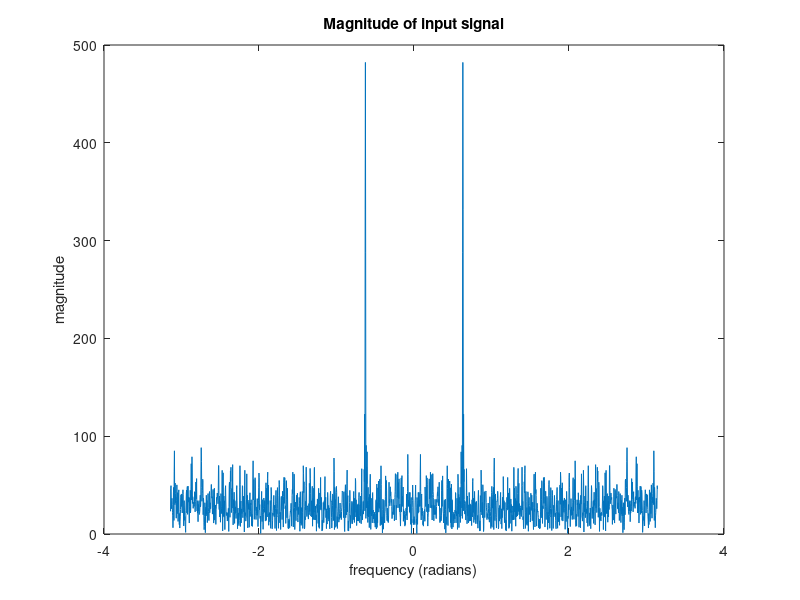
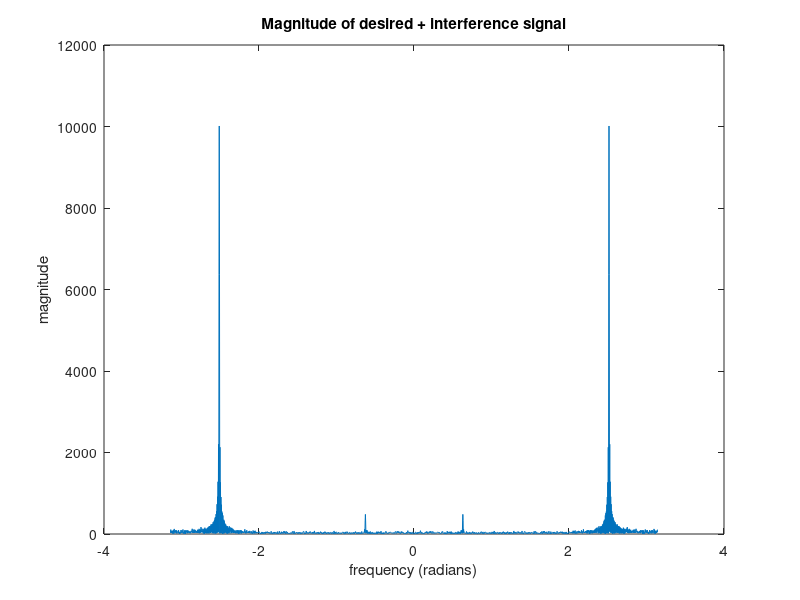
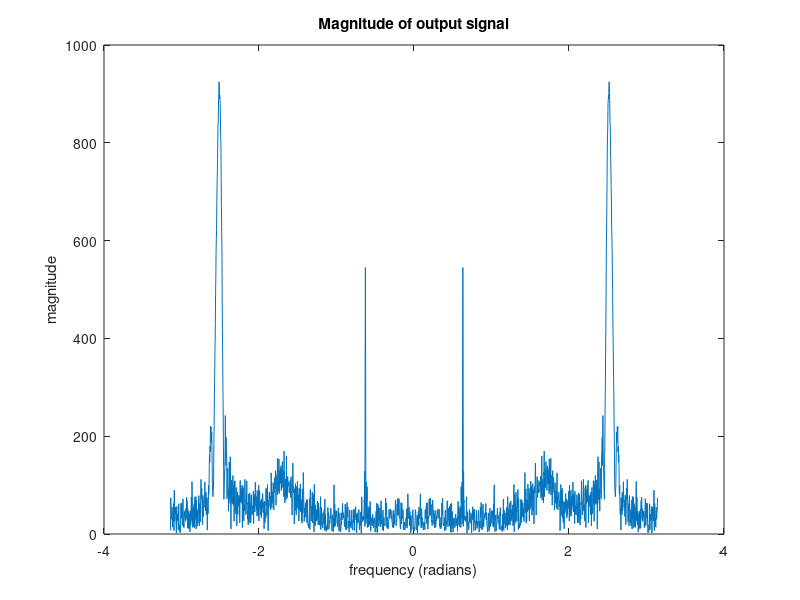
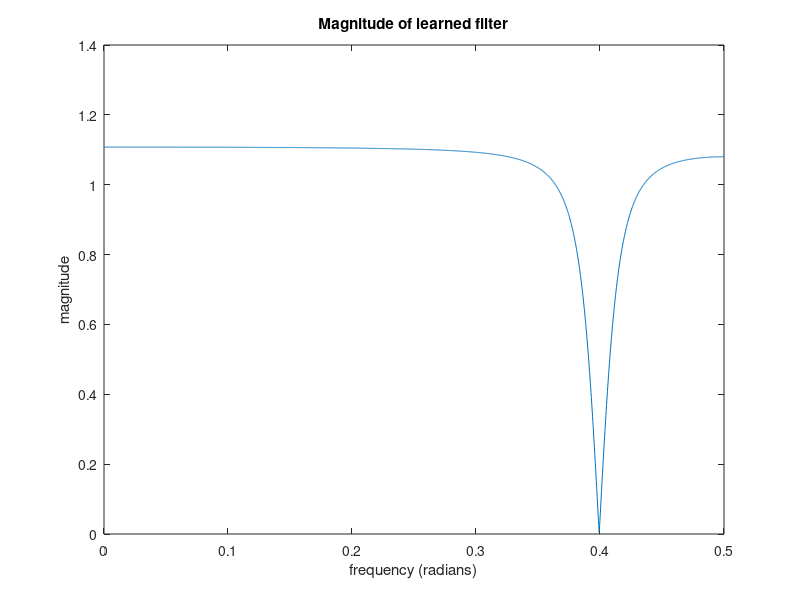

The MATLAB script that drew these images, in order:
%% Adaptive notch filter
% Tyler Olivieri & Eric Stahl
% ESE531 DSP Final Project

clc;clear;close all;

mu = .0001; % learning rate
a = 0; % a = -2cos(w)
f_d = .1;  % desired frequency(s)
f_i = .4;  % interference frequency
l = 1000; % length of signals
r = .90; % rejection bandwidth

n = 1:l;
% generate desired signal (for now a simple sine wave)
x_d = awgn(sin(2*pi*f_d*n),0);

% generate interference signal (very low signal to interference ratio)
x_i = 20*sin(2*pi*f_i*n);

% mix signals
x_n = x_d + x_i;

%initialize output vector
y_n = zeros([1 length(x_n)]);

% learn adaptive notch filter
for i = 3:length(x_n)
    
    % calculate intermediate sample
    e_n = x_n(i) + a*x_n(i-1) + x_n(i-2);
    
    % calculate output sample
    y_n(i) = e_n - r*a*y_n(i-1) - (r^2)*y_n(i-2);
    
    % update parameter a
    a = a - mu*y_n(i)*x_n(i-1);
    
    % reset a to 0 if outside -2 <= a <= 2 bound
    if (a <= -2)
        a = 0;
    end
    if (a >= 2)
        a = 0;
    end
    
end

% plot frequency response of input signal
w = linspace(-pi,pi,l*2);
H = abs(fftshift(fft(x_d, l*2)));
figure;
plot(w,H)
title('Magnitude of input signal');
xlabel('frequency (radians)');
ylabel('magnitude');

% plot frequency response of corrupted signal
w = linspace(-pi,pi,l*2);
H = abs(fftshift(fft(x_n, l*2)));
figure;
plot(w,H)
title('Magnitude of desired + interference signal');
xlabel('frequency (radians)');
ylabel('magnitude');

% plot frequency response of output signal
w = linspace(-pi,pi,l*2);
H = abs(fftshift(fft(y_n, l*2)));
figure;
plot(w,H)
title('Magnitude of output signal');
xlabel('frequency (radians)');
ylabel('magnitude');

% frequency response of learned filter ** normalized so freq appears 0 to
% .5
b = [1 a 1];
aa = [1 r*a r*r];
[H,w] = freqz(b,aa,l*2);
figure;
plot(w/(2*pi),abs(H))
title('Magnitude of learned filter');
xlabel('frequency (radians)');
ylabel('magnitude');

%% Part b - track a chirp signal
%

clc;clear;close all;

mu = .0001; % learning rate
f_d = .1;  % desired frequency(s)
l = 10000; % length of signals
r = .9; % rejection bandwidth
a = zeros([1 l]); % a = -2cosf_i(w)

n = 1:l;
% generate desired signal (for now a simple sine wave)
x_d = awgn(sin(2*pi*f_d*n),0);

% generate interference signal (very low signal to interference ratio)
f0 = .2;
f1 = .4;
t = 1:l;
t1 = l;
x_i = 30*chirp(t,f0,t1,f1);

% mix signals
x_n = x_d + x_i;

%initialize output vector
y_n = zeros([1 length(x_n)]);

% learn adaptive notch filter
for i = 3:length(x_n)
    
    % calculate intermediate sample
    e_n = x_n(i) + a(i)*x_n(i-1) + x_n(i-2);
    
    % calculate output sample
    y_n(i) = e_n - r*a(i)*y_n(i-1) - (r^2)*y_n(i-2);
    
    % update parameter a
    a(i+1) = a(i) - mu*y_n(i)*x_n(i-1);
    
    % reset a to 0 if outside -2 <= a <= 2 bound
    if (a(i+1) <= -2)
        a(i+1) = 0;
    end
    if (a(i+1) >= 2)
        a(i+1) = 0;
    end
    
end

% plot frequency response of input signal
% w = linspace(-pi,pi,l*2);
% H = abs(fftshift(fft(x_d, l*2)));
% figure;
% plot(w,H)
% title('Magnitude of input signal');
% xlabel('frequency (radians)');
% ylabel('magnitude');

% plot frequency response of corrupted signal
w = linspace(-pi,pi,l*2);
H = abs(fftshift(fft(x_n, l*2)));
figure;
subplot(2,1,1)
plot(w,H)
title('Magnitude of desired + interference signal');
xlabel('frequency (radians)');
ylabel('magnitude');

% plot frequency response of output signal
w = linspace(-pi,pi,l*2);
H = abs(fftshift(fft(y_n, l*2)));
subplot(2,1,2)
plot(w,H)
title('Magnitude of output signal');
xlabel('frequency (radians)');
ylabel('magnitude');

% frequency response of learned filter ** normalized so freq appears 0 to
% .5
b = [1 a 1];
aa = [1 r*a r*r];
[H,w] = freqz(b,aa,l*2);
figure;
plot(w/(2*pi),abs(H))
title('Magnitude of learned filter');
xlabel('frequency (radians)');
ylabel('magnitude');

% plot a which is frequncy of notch filter (to observe how well it adapts)
figure;
plot(acos(a/-2));
title('adaptive filter frequency');
xlabel('time');
ylabel('frequency where notch filter is ... notched');

